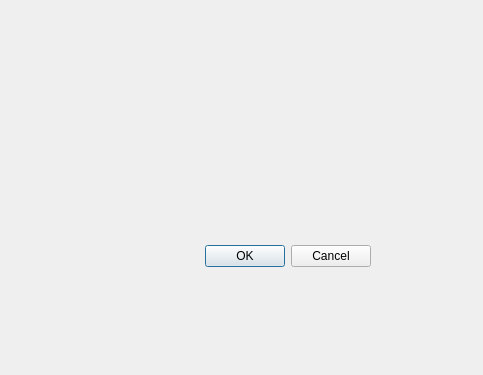
<?xml version="1.0" encoding="UTF-8"?>
<ui version="4.0">
 <class>Dialog</class>
 <widget class="QDialog" name="Dialog">
  <property name="geometry">
   <rect>
    <x>0</x>
    <y>0</y>
    <width>483</width>
    <height>375</height>
   </rect>
  </property>
  <property name="windowTitle">
   <string>Dialog</string>
  </property>
  <widget class="QDialogButtonBox" name="buttonBox">
   <property name="geometry">
    <rect>
     <x>30</x>
     <y>240</y>
     <width>341</width>
     <height>32</height>
    </rect>
   </property>
   <property name="orientation">
    <enum>Qt::Horizontal</enum>
   </property>
   <property name="standardButtons">
    <set>QDialogButtonBox::Cancel|QDialogButtonBox::Ok</set>
   </property>
  </widget>
 </widget>
 <resources/>
 <connections>
  <connection>
   <sender>buttonBox</sender>
   <signal>accepted()</signal>
   <receiver>Dialog</receiver>
   <slot>accept()</slot>
   <hints>
    <hint type="sourcelabel">
     <x>248</x>
     <y>254</y>
    </hint>
    <hint type="destinationlabel">
     <x>157</x>
     <y>274</y>
    </hint>
   </hints>
  </connection>
  <connection>
   <sender>buttonBox</sender>
   <signal>rejected()</signal>
   <receiver>Dialog</receiver>
   <slot>reject()</slot>
   <hints>
    <hint type="sourcelabel">
     <x>316</x>
     <y>260</y>
    </hint>
    <hint type="destinationlabel">
     <x>286</x>
     <y>274</y>
    </hint>
   </hints>
  </connection>
 </connections>
</ui>
